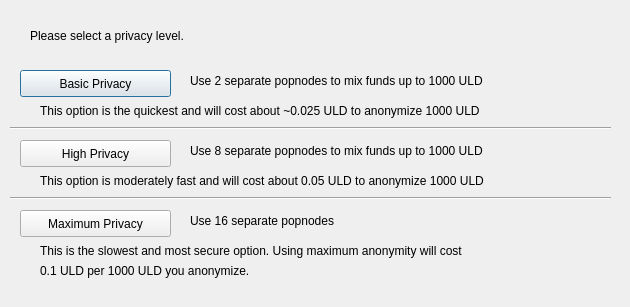
<?xml version="1.0" encoding="UTF-8"?>
<ui version="4.0">
 <class>DarksendConfig</class>
 <widget class="QDialog" name="DarksendConfig">
  <property name="geometry">
   <rect>
    <x>0</x>
    <y>0</y>
    <width>630</width>
    <height>307</height>
   </rect>
  </property>
  <property name="windowTitle">
   <string>Configure PrivateSend</string>
  </property>
  <widget class="QPushButton" name="buttonBasic">
   <property name="geometry">
    <rect>
     <x>20</x>
     <y>70</y>
     <width>151</width>
     <height>27</height>
    </rect>
   </property>
   <property name="text">
    <string>Basic Privacy</string>
   </property>
  </widget>
  <widget class="QPushButton" name="buttonHigh">
   <property name="geometry">
    <rect>
     <x>20</x>
     <y>140</y>
     <width>151</width>
     <height>27</height>
    </rect>
   </property>
   <property name="text">
    <string>High Privacy</string>
   </property>
  </widget>
  <widget class="QPushButton" name="buttonMax">
   <property name="geometry">
    <rect>
     <x>20</x>
     <y>210</y>
     <width>151</width>
     <height>27</height>
    </rect>
   </property>
   <property name="text">
    <string>Maximum Privacy</string>
   </property>
  </widget>
  <widget class="QLabel" name="label">
   <property name="geometry">
    <rect>
     <x>30</x>
     <y>20</y>
     <width>571</width>
     <height>31</height>
    </rect>
   </property>
   <property name="text">
    <string>Please select a privacy level.</string>
   </property>
  </widget>
  <widget class="QLabel" name="label_2">
   <property name="geometry">
    <rect>
     <x>190</x>
     <y>70</y>
     <width>421</width>
     <height>21</height>
    </rect>
   </property>
   <property name="text">
    <string>Use 2 separate popnodes to mix funds up to 1000 ULD</string>
   </property>
  </widget>
  <widget class="QLabel" name="label_3">
   <property name="geometry">
    <rect>
     <x>190</x>
     <y>140</y>
     <width>411</width>
     <height>21</height>
    </rect>
   </property>
   <property name="text">
    <string>Use 8 separate popnodes to mix funds up to 1000 ULD</string>
   </property>
  </widget>
  <widget class="QLabel" name="label_4">
   <property name="geometry">
    <rect>
     <x>190</x>
     <y>210</y>
     <width>421</width>
     <height>21</height>
    </rect>
   </property>
   <property name="text">
    <string>Use 16 separate popnodes</string>
   </property>
  </widget>
  <widget class="QLabel" name="label_6">
   <property name="geometry">
    <rect>
     <x>40</x>
     <y>100</y>
     <width>561</width>
     <height>21</height>
    </rect>
   </property>
   <property name="text">
    <string>This option is the quickest and will cost about ~0.025 ULD to anonymize 1000 ULD</string>
   </property>
  </widget>
  <widget class="QLabel" name="label_7">
   <property name="geometry">
    <rect>
     <x>40</x>
     <y>170</y>
     <width>561</width>
     <height>21</height>
    </rect>
   </property>
   <property name="text">
    <string>This option is moderately fast and will cost about 0.05 ULD to anonymize 1000 ULD</string>
   </property>
  </widget>
  <widget class="QLabel" name="label_8">
   <property name="geometry">
    <rect>
     <x>40</x>
     <y>240</y>
     <width>561</width>
     <height>21</height>
    </rect>
   </property>
   <property name="text">
    <string>This is the slowest and most secure option. Using maximum anonymity will cost</string>
   </property>
  </widget>
  <widget class="QLabel" name="label_9">
   <property name="geometry">
    <rect>
     <x>40</x>
     <y>260</y>
     <width>561</width>
     <height>21</height>
    </rect>
   </property>
   <property name="text">
    <string>0.1 ULD per 1000 ULD you anonymize.</string>
   </property>
  </widget>
  <widget class="Line" name="line">
   <property name="geometry">
    <rect>
     <x>10</x>
     <y>120</y>
     <width>601</width>
     <height>16</height>
    </rect>
   </property>
   <property name="orientation">
    <enum>Qt::Horizontal</enum>
   </property>
  </widget>
  <widget class="Line" name="line_2">
   <property name="geometry">
    <rect>
     <x>10</x>
     <y>190</y>
     <width>601</width>
     <height>16</height>
    </rect>
   </property>
   <property name="orientation">
    <enum>Qt::Horizontal</enum>
   </property>
  </widget>
 </widget>
 <resources/>
 <connections/>
</ui>
